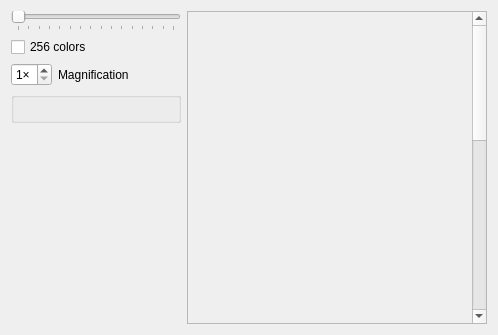
<?xml version="1.0" encoding="UTF-8"?>
<ui version="4.0">
 <class>TileView</class>
 <widget class="QWidget" name="TileView">
  <property name="geometry">
   <rect>
    <x>0</x>
    <y>0</y>
    <width>498</width>
    <height>335</height>
   </rect>
  </property>
  <property name="windowTitle">
   <string>Tiles</string>
  </property>
  <layout class="QGridLayout" name="gridLayout">
   <item row="1" column="0">
    <widget class="QCheckBox" name="palette256">
     <property name="text">
      <string>256 colors</string>
     </property>
    </widget>
   </item>
   <item row="0" column="0">
    <widget class="QSlider" name="paletteId">
     <property name="maximumSize">
      <size>
       <width>170</width>
       <height>16777215</height>
      </size>
     </property>
     <property name="maximum">
      <number>15</number>
     </property>
     <property name="pageStep">
      <number>1</number>
     </property>
     <property name="orientation">
      <enum>Qt::Horizontal</enum>
     </property>
     <property name="tickPosition">
      <enum>QSlider::TicksBelow</enum>
     </property>
    </widget>
   </item>
   <item row="4" column="0">
    <spacer name="verticalSpacer">
     <property name="orientation">
      <enum>Qt::Vertical</enum>
     </property>
     <property name="sizeHint" stdset="0">
      <size>
       <width>0</width>
       <height>0</height>
      </size>
     </property>
    </spacer>
   </item>
   <item row="2" column="0">
    <layout class="QHBoxLayout" name="horizontalLayout_4">
     <item>
      <widget class="QSpinBox" name="magnification">
       <property name="sizePolicy">
        <sizepolicy hsizetype="Fixed" vsizetype="Fixed">
         <horstretch>0</horstretch>
         <verstretch>0</verstretch>
        </sizepolicy>
       </property>
       <property name="suffix">
        <string>×</string>
       </property>
       <property name="minimum">
        <number>1</number>
       </property>
       <property name="maximum">
        <number>4</number>
       </property>
      </widget>
     </item>
     <item>
      <widget class="QLabel" name="label_2">
       <property name="text">
        <string>Magnification</string>
       </property>
      </widget>
     </item>
    </layout>
   </item>
   <item row="0" column="1" rowspan="5">
    <widget class="QScrollArea" name="scrollArea">
     <property name="sizePolicy">
      <sizepolicy hsizetype="Minimum" vsizetype="Expanding">
       <horstretch>0</horstretch>
       <verstretch>0</verstretch>
      </sizepolicy>
     </property>
     <property name="widgetResizable">
      <bool>true</bool>
     </property>
     <property name="alignment">
      <set>Qt::AlignLeading|Qt::AlignLeft|Qt::AlignTop</set>
     </property>
     <widget class="QWidget" name="scrollAreaWidgetContents">
      <property name="geometry">
       <rect>
        <x>0</x>
        <y>0</y>
        <width>286</width>
        <height>768</height>
       </rect>
      </property>
      <property name="sizePolicy">
       <sizepolicy hsizetype="Preferred" vsizetype="Maximum">
        <horstretch>0</horstretch>
        <verstretch>0</verstretch>
       </sizepolicy>
      </property>
      <layout class="QVBoxLayout" name="verticalLayout">
       <property name="spacing">
        <number>0</number>
       </property>
       <property name="leftMargin">
        <number>0</number>
       </property>
       <property name="topMargin">
        <number>0</number>
       </property>
       <property name="rightMargin">
        <number>0</number>
       </property>
       <property name="bottomMargin">
        <number>0</number>
       </property>
       <item>
        <widget class="QGBA::TilePainter" name="tiles" native="true">
         <property name="sizePolicy">
          <sizepolicy hsizetype="MinimumExpanding" vsizetype="Fixed">
           <horstretch>0</horstretch>
           <verstretch>0</verstretch>
          </sizepolicy>
         </property>
         <property name="minimumSize">
          <size>
           <width>256</width>
           <height>768</height>
          </size>
         </property>
        </widget>
       </item>
      </layout>
     </widget>
    </widget>
   </item>
   <item row="3" column="0">
    <widget class="QGBA::AssetTile" name="tile"/>
   </item>
  </layout>
 </widget>
 <customwidgets>
  <customwidget>
   <class>QGBA::TilePainter</class>
   <extends>QWidget</extends>
   <header>TilePainter.h</header>
   <container>1</container>
   <slots>
    <slot>setTileMagnification(int)</slot>
   </slots>
  </customwidget>
  <customwidget>
   <class>QGBA::AssetTile</class>
   <extends>QGroupBox</extends>
   <header>AssetTile.h</header>
   <container>1</container>
  </customwidget>
 </customwidgets>
 <resources/>
 <connections>
  <connection>
   <sender>palette256</sender>
   <signal>toggled(bool)</signal>
   <receiver>paletteId</receiver>
   <slot>setDisabled(bool)</slot>
   <hints>
    <hint type="sourcelabel">
     <x>100</x>
     <y>54</y>
    </hint>
    <hint type="destinationlabel">
     <x>96</x>
     <y>22</y>
    </hint>
   </hints>
  </connection>
  <connection>
   <sender>magnification</sender>
   <signal>valueChanged(int)</signal>
   <receiver>tiles</receiver>
   <slot>setTileMagnification(int)</slot>
   <hints>
    <hint type="sourcelabel">
     <x>36</x>
     <y>83</y>
    </hint>
    <hint type="destinationlabel">
     <x>339</x>
     <y>396</y>
    </hint>
   </hints>
  </connection>
 </connections>
</ui>
